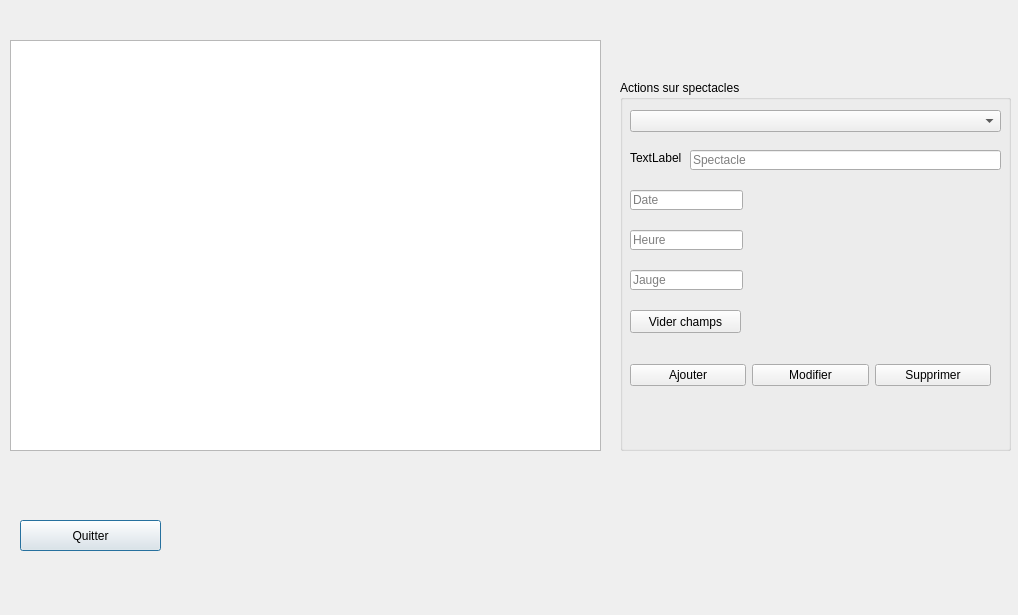
<?xml version="1.0" encoding="UTF-8"?>
<ui version="4.0">
 <class>Spectacles</class>
 <widget class="QDialog" name="Spectacles">
  <property name="geometry">
   <rect>
    <x>0</x>
    <y>0</y>
    <width>1018</width>
    <height>615</height>
   </rect>
  </property>
  <property name="windowTitle">
   <string>Dialog</string>
  </property>
  <widget class="QTableView" name="sTabV">
   <property name="geometry">
    <rect>
     <x>10</x>
     <y>40</y>
     <width>591</width>
     <height>411</height>
    </rect>
   </property>
  </widget>
  <widget class="QPushButton" name="sBtnQuitter">
   <property name="geometry">
    <rect>
     <x>20</x>
     <y>520</y>
     <width>141</width>
     <height>31</height>
    </rect>
   </property>
   <property name="text">
    <string>Quitter</string>
   </property>
  </widget>
  <widget class="QGroupBox" name="groupBox">
   <property name="geometry">
    <rect>
     <x>620</x>
     <y>80</y>
     <width>391</width>
     <height>371</height>
    </rect>
   </property>
   <property name="title">
    <string>Actions sur spectacles</string>
   </property>
   <widget class="QLineEdit" name="sTxtHeure">
    <property name="geometry">
     <rect>
      <x>10</x>
      <y>150</y>
      <width>113</width>
      <height>20</height>
     </rect>
    </property>
    <property name="placeholderText">
     <string>Heure</string>
    </property>
   </widget>
   <widget class="QLineEdit" name="sTxtDate">
    <property name="geometry">
     <rect>
      <x>10</x>
      <y>110</y>
      <width>113</width>
      <height>20</height>
     </rect>
    </property>
    <property name="text">
     <string/>
    </property>
    <property name="cursorPosition">
     <number>0</number>
    </property>
    <property name="placeholderText">
     <string>Date</string>
    </property>
   </widget>
   <widget class="QLineEdit" name="sTxtSpectacle">
    <property name="geometry">
     <rect>
      <x>70</x>
      <y>70</y>
      <width>311</width>
      <height>20</height>
     </rect>
    </property>
    <property name="placeholderText">
     <string>Spectacle</string>
    </property>
   </widget>
   <widget class="QComboBox" name="sCBoxIdSpectacle">
    <property name="geometry">
     <rect>
      <x>10</x>
      <y>30</y>
      <width>371</width>
      <height>22</height>
     </rect>
    </property>
   </widget>
   <widget class="QWidget" name="horizontalLayoutWidget">
    <property name="geometry">
     <rect>
      <x>10</x>
      <y>260</y>
      <width>361</width>
      <height>71</height>
     </rect>
    </property>
    <layout class="QHBoxLayout" name="horizontalLayout">
     <item>
      <widget class="QPushButton" name="sBtnAjouter">
       <property name="text">
        <string>Ajouter</string>
       </property>
      </widget>
     </item>
     <item>
      <widget class="QPushButton" name="sBtnModifier">
       <property name="text">
        <string>Modifier</string>
       </property>
      </widget>
     </item>
     <item>
      <widget class="QPushButton" name="sBtnSupprimer">
       <property name="text">
        <string>Supprimer</string>
       </property>
      </widget>
     </item>
    </layout>
   </widget>
   <widget class="QLineEdit" name="sTxtJauge">
    <property name="geometry">
     <rect>
      <x>10</x>
      <y>190</y>
      <width>113</width>
      <height>20</height>
     </rect>
    </property>
    <property name="placeholderText">
     <string>Jauge</string>
    </property>
   </widget>
   <widget class="QLabel" name="sLabelIdSpectacle">
    <property name="geometry">
     <rect>
      <x>10</x>
      <y>70</y>
      <width>51</width>
      <height>16</height>
     </rect>
    </property>
    <property name="text">
     <string>TextLabel</string>
    </property>
   </widget>
   <widget class="QPushButton" name="sBtnViderChamps">
    <property name="geometry">
     <rect>
      <x>10</x>
      <y>230</y>
      <width>111</width>
      <height>23</height>
     </rect>
    </property>
    <property name="text">
     <string>Vider champs</string>
    </property>
   </widget>
  </widget>
 </widget>
 <resources/>
 <connections/>
</ui>
